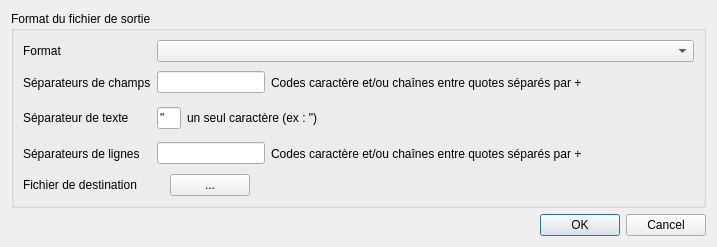
<?xml version="1.0" encoding="UTF-8"?>
<ui version="4.0">
 <class>Form_Data_Export</class>
 <widget class="QDialog" name="Form_Data_Export">
  <property name="windowModality">
   <enum>Qt::ApplicationModal</enum>
  </property>
  <property name="geometry">
   <rect>
    <x>0</x>
    <y>0</y>
    <width>717</width>
    <height>247</height>
   </rect>
  </property>
  <property name="windowTitle">
   <string>Formulaire d'export de données</string>
  </property>
  <layout class="QGridLayout" name="gridLayout">
   <item row="0" column="0">
    <widget class="QGroupBox" name="groupBox">
     <property name="title">
      <string>Format du fichier de sortie</string>
     </property>
     <layout class="QGridLayout" name="gridLayout_2">
      <item row="0" column="0">
       <widget class="QLabel" name="label_5">
        <property name="text">
         <string>Format</string>
        </property>
       </widget>
      </item>
      <item row="3" column="0">
       <widget class="QLabel" name="label">
        <property name="text">
         <string>Séparateurs de lignes</string>
        </property>
       </widget>
      </item>
      <item row="3" column="1">
       <layout class="QHBoxLayout" name="horizontalLayout_3">
        <item>
         <widget class="QLineEdit" name="records_separators">
          <property name="sizePolicy">
           <sizepolicy hsizetype="Fixed" vsizetype="Fixed">
            <horstretch>0</horstretch>
            <verstretch>0</verstretch>
           </sizepolicy>
          </property>
         </widget>
        </item>
        <item>
         <widget class="QLabel" name="label_7">
          <property name="text">
           <string>Codes caractère et/ou chaînes entre quotes séparés par +</string>
          </property>
         </widget>
        </item>
       </layout>
      </item>
      <item row="0" column="1">
       <widget class="QComboBox" name="file_formats">
        <property name="sizePolicy">
         <sizepolicy hsizetype="Expanding" vsizetype="Fixed">
          <horstretch>0</horstretch>
          <verstretch>0</verstretch>
         </sizepolicy>
        </property>
       </widget>
      </item>
      <item row="1" column="0">
       <widget class="QLabel" name="label_2">
        <property name="text">
         <string>Séparateurs de champs</string>
        </property>
       </widget>
      </item>
      <item row="1" column="1">
       <layout class="QHBoxLayout" name="horizontalLayout_4">
        <item>
         <widget class="QLineEdit" name="fields_separators">
          <property name="sizePolicy">
           <sizepolicy hsizetype="Fixed" vsizetype="Fixed">
            <horstretch>0</horstretch>
            <verstretch>0</verstretch>
           </sizepolicy>
          </property>
         </widget>
        </item>
        <item>
         <widget class="QLabel" name="label_8">
          <property name="text">
           <string>Codes caractère et/ou chaînes entre quotes séparés par +</string>
          </property>
         </widget>
        </item>
       </layout>
      </item>
      <item row="2" column="0">
       <widget class="QLabel" name="label_11">
        <property name="text">
         <string>Séparateur de texte</string>
        </property>
       </widget>
      </item>
      <item row="2" column="1">
       <layout class="QHBoxLayout" name="horizontalLayout_5">
        <item>
         <widget class="QLineEdit" name="text_separator">
          <property name="sizePolicy">
           <sizepolicy hsizetype="Fixed" vsizetype="Fixed">
            <horstretch>0</horstretch>
            <verstretch>0</verstretch>
           </sizepolicy>
          </property>
          <property name="maximumSize">
           <size>
            <width>24</width>
            <height>16777215</height>
           </size>
          </property>
          <property name="text">
           <string>&quot;</string>
          </property>
          <property name="maxLength">
           <number>1</number>
          </property>
         </widget>
        </item>
        <item>
         <widget class="QLabel" name="label_12">
          <property name="text">
           <string>un seul caractère (ex : &quot;)</string>
          </property>
         </widget>
        </item>
       </layout>
      </item>
      <item row="4" column="1">
       <layout class="QHBoxLayout" name="horizontalLayout">
        <item>
         <widget class="QLabel" name="filepath">
          <property name="text">
           <string/>
          </property>
         </widget>
        </item>
        <item>
         <widget class="QPushButton" name="select_destination_file_button">
          <property name="sizePolicy">
           <sizepolicy hsizetype="Fixed" vsizetype="Fixed">
            <horstretch>0</horstretch>
            <verstretch>0</verstretch>
           </sizepolicy>
          </property>
          <property name="text">
           <string>...</string>
          </property>
         </widget>
        </item>
        <item>
         <spacer name="horizontalSpacer">
          <property name="orientation">
           <enum>Qt::Horizontal</enum>
          </property>
          <property name="sizeHint" stdset="0">
           <size>
            <width>40</width>
            <height>20</height>
           </size>
          </property>
         </spacer>
        </item>
       </layout>
      </item>
      <item row="4" column="0">
       <widget class="QLabel" name="label_3">
        <property name="text">
         <string>Fichier de destination</string>
        </property>
       </widget>
      </item>
     </layout>
    </widget>
   </item>
   <item row="2" column="0">
    <widget class="QDialogButtonBox" name="buttonBox">
     <property name="orientation">
      <enum>Qt::Horizontal</enum>
     </property>
     <property name="standardButtons">
      <set>QDialogButtonBox::Cancel|QDialogButtonBox::Ok</set>
     </property>
    </widget>
   </item>
  </layout>
 </widget>
 <resources/>
 <connections>
  <connection>
   <sender>buttonBox</sender>
   <signal>accepted()</signal>
   <receiver>Form_Data_Export</receiver>
   <slot>accept()</slot>
   <hints>
    <hint type="sourcelabel">
     <x>248</x>
     <y>254</y>
    </hint>
    <hint type="destinationlabel">
     <x>157</x>
     <y>274</y>
    </hint>
   </hints>
  </connection>
  <connection>
   <sender>buttonBox</sender>
   <signal>rejected()</signal>
   <receiver>Form_Data_Export</receiver>
   <slot>reject()</slot>
   <hints>
    <hint type="sourcelabel">
     <x>316</x>
     <y>260</y>
    </hint>
    <hint type="destinationlabel">
     <x>286</x>
     <y>274</y>
    </hint>
   </hints>
  </connection>
 </connections>
</ui>
